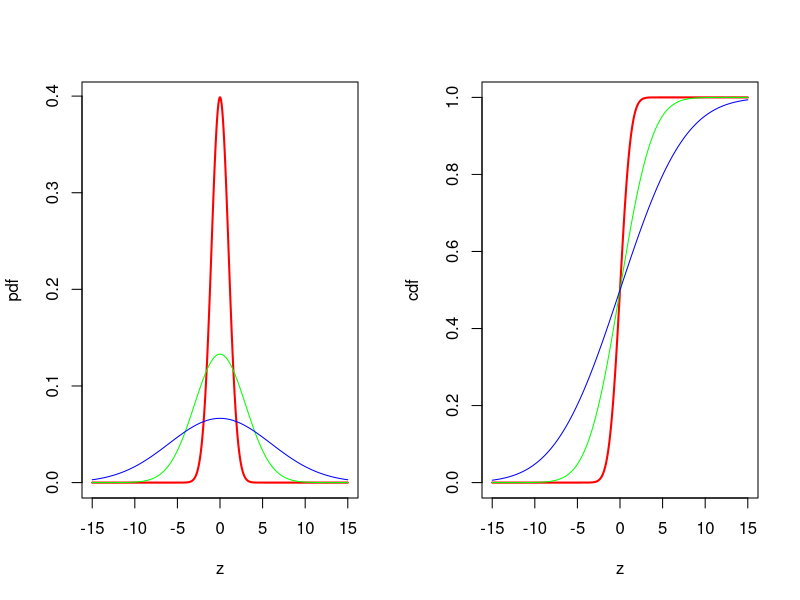

Write R code to recreate this figure.
par(mfrow = c(1, 2))
# creates the rv
z = seq(-15, 15, length = 400)
# different standard deviations
s = c(1, 3, 6)

# standard normal pdf
plot(z, dnorm(z, 0, s[1]), xlab = "z", ylab = "pdf", type = "l", lwd = 2, col = "red")
# s=3
lines(z, dnorm(z, 0, s[2]), col = "green")
# s=6
lines(z, dnorm(z, 0, s[3]), col = "blue")

# same order of s as above standard normal cdf
plot(z, pnorm(z, 0, 1), xlab = "z", ylab = "cdf", type = "l", lwd = 2, col = "red")
lines(z, pnorm(z, 0, s[2]), col = "green")
lines(z, pnorm(z, 0, s[3]), col = "blue") 
 TRUE
